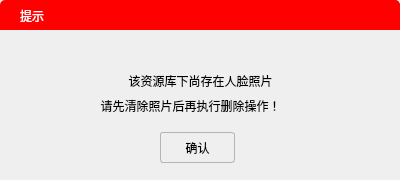
<?xml version="1.0" encoding="UTF-8"?>
<ui version="4.0">
 <class>NoticeDlg</class>
 <widget class="QDialog" name="NoticeDlg">
  <property name="geometry">
   <rect>
    <x>0</x>
    <y>0</y>
    <width>400</width>
    <height>180</height>
   </rect>
  </property>
  <property name="windowTitle">
   <string>Dialog</string>
  </property>
  <layout class="QVBoxLayout" name="verticalLayout">
   <property name="spacing">
    <number>0</number>
   </property>
   <property name="leftMargin">
    <number>0</number>
   </property>
   <property name="topMargin">
    <number>0</number>
   </property>
   <property name="rightMargin">
    <number>0</number>
   </property>
   <property name="bottomMargin">
    <number>0</number>
   </property>
   <item>
    <widget class="QWidget" name="widget" native="true">
     <property name="minimumSize">
      <size>
       <width>0</width>
       <height>30</height>
      </size>
     </property>
     <property name="maximumSize">
      <size>
       <width>16777215</width>
       <height>30</height>
      </size>
     </property>
     <property name="styleSheet">
      <string notr="true">background-color: rgb(255, 0, 0);
border-top-left-radius:5px;
border-top-right-radius:5px;
border-bottom-left-radius:0px;
border-bottom-right-radius:0px;</string>
     </property>
     <widget class="QLabel" name="label_4">
      <property name="geometry">
       <rect>
        <x>20</x>
        <y>5</y>
        <width>71</width>
        <height>21</height>
       </rect>
      </property>
      <property name="styleSheet">
       <string notr="true">font: 12pt &quot;黑体&quot;;
color:rgb(255,255,255);
border:none</string>
      </property>
      <property name="text">
       <string>提示</string>
      </property>
     </widget>
     <widget class="QPushButton" name="m_btnClose">
      <property name="geometry">
       <rect>
        <x>375</x>
        <y>0</y>
        <width>25</width>
        <height>25</height>
       </rect>
      </property>
      <property name="minimumSize">
       <size>
        <width>25</width>
        <height>25</height>
       </size>
      </property>
      <property name="maximumSize">
       <size>
        <width>25</width>
        <height>25</height>
       </size>
      </property>
      <property name="styleSheet">
       <string notr="true">border:1px solid rgb(255,0,0);
border-top-left-radius:0px;
border-top-right-radius:5px;
border-bottom-left-radius:0px;
border-bottom-right-radius:0px;
border-image: url(:/images/弹窗X选-02.png);</string>
      </property>
      <property name="text">
       <string/>
      </property>
     </widget>
    </widget>
   </item>
   <item>
    <widget class="QWidget" name="widget_2" native="true">
     <widget class="QLabel" name="m_labelInfo1">
      <property name="geometry">
       <rect>
        <x>10</x>
        <y>40</y>
        <width>381</width>
        <height>21</height>
       </rect>
      </property>
      <property name="styleSheet">
       <string notr="true">border:none;
font: 11pt &quot;等线&quot;;</string>
      </property>
      <property name="text">
       <string>该资源库下尚存在人脸照片</string>
      </property>
      <property name="alignment">
       <set>Qt::AlignCenter</set>
      </property>
     </widget>
     <widget class="QPushButton" name="m_btnOk">
      <property name="geometry">
       <rect>
        <x>160</x>
        <y>102</y>
        <width>75</width>
        <height>31</height>
       </rect>
      </property>
      <property name="styleSheet">
       <string notr="true">font: 12pt &quot;黑体&quot;;
border-radius:3px;
border:1px solid rgb(180,180,180)</string>
      </property>
      <property name="text">
       <string>确认</string>
      </property>
     </widget>
     <widget class="QLabel" name="m_labelInfo2">
      <property name="geometry">
       <rect>
        <x>0</x>
        <y>65</y>
        <width>381</width>
        <height>21</height>
       </rect>
      </property>
      <property name="styleSheet">
       <string notr="true">border:none;
font: 11pt &quot;等线&quot;;</string>
      </property>
      <property name="text">
       <string>请先清除照片后再执行删除操作！</string>
      </property>
      <property name="alignment">
       <set>Qt::AlignCenter</set>
      </property>
     </widget>
    </widget>
   </item>
  </layout>
 </widget>
 <resources/>
 <connections/>
</ui>
